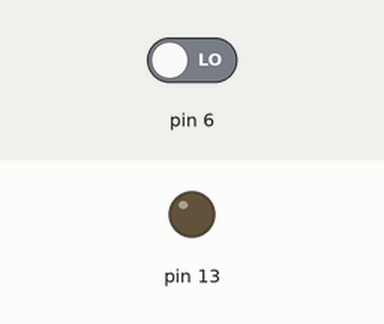
This sketch was run on a simulated Arduino Uno, built with avr-gcc and run on an emulated ATmega328P. On the bench: output pins drawn as LEDs (lit = HIGH). The test bench sets the inputs (shaded band); at power-on: pin 6 LOW.

Above: at 1.2 s.
1.3 s: pin 6 driven HIGH
At 2.4 s:
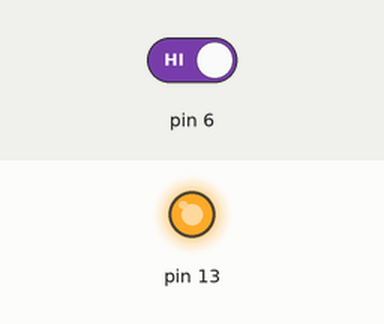
2.8 s: pin 6 driven LOW
At 3.6 s:
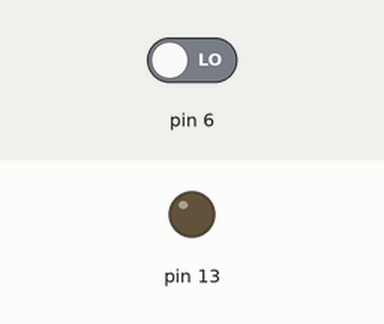
Timing chart, 0 to 5.8 s (numbered marks = the images above; inputs shaded):
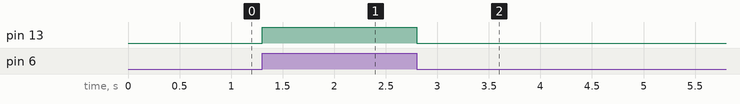

The sketch:

_practice_interfacing_with_a_switch.ino
```cpp
void setup() {
  pinMode(6, INPUT);
  pinMode(13, OUTPUT);
}

void loop() {
  int var = digitalRead(6);

  if (var == HIGH) {
    digitalWrite(13, HIGH);
  }
  else {
    digitalWrite(13, LOW);
  }
}
```

Measured:
- after the input at 1.3 s, pin 13: LOW → HIGH at once
- after the input at 2.8 s, pin 13: HIGH → LOW at once
